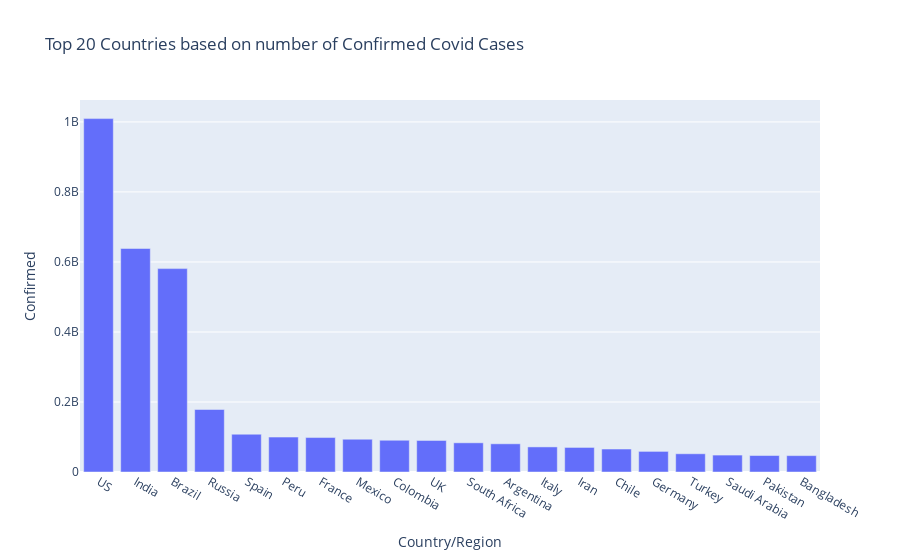

This figure's notebook cell:
### Code cell
#calculating the sum of all Confirmed Cases in each Country/Region
covidCases = pd.DataFrame(covid.groupby('Country/Region')['Confirmed'].sum()).reset_index()
#sorting the dataset in descending order on the basis of number of Confirmed cases,i.e countries with the most Confirmed covid cases will be at the top
covidCases = covidCases.sort_values(by = 'Confirmed', ascending = False)

fig = px.bar(covidCases.iloc[:20], #plotting only the top 20 Countries
             x = 'Country/Region', y = 'Confirmed', title = 'Top 20 Countries based on number of Confirmed Covid Cases')
fig.show()

### Figure 1 — Plotly figure (JSON) as saved in the notebook; plotly's stock layout.template omitted (floating-point values rounded to 4 significant figures)
{"data": [{"alignmentgroup": "True", "hovertemplate": "Country/Region=%{x}<br>Confirmed=%{y}<extra></extra>", "legendgroup": "", "marker": {"color": "#636efa", "pattern": {"shape": ""}}, "name": "", "offsetgroup": "", "orientation": "v", "showlegend": false, "textposition": "auto", "type": "bar", "x": ["US", "India", "Brazil", "Russia", "Spain", "Peru", "France", "Mexico", "Colombia", "UK", "South Africa", "Argentina", "Italy", "Iran", "Chile", "Germany", "Turkey", "Saudi Arabia", "Pakistan", "Bangladesh"], "xaxis": "x", "y": [1009466764, 638438605, 580976288, 178519663, 107890675, 99758869, 98412495, 93597747, 90704030, 90070063, 83393182, 80557611, 71677980, 70147956, 65603247, 58856574, 52060609, 48327600, 47076710, 46761844], "yaxis": "y"}], "layout": {"barmode": "relative", "legend": {"tracegroupgap": 0}, "title": {"text": "Top 20 Countries based on number of Confirmed Covid Cases"}, "xaxis": {"anchor": "y", "domain": [0, 1], "title": {"text": "Country/Region"}}, "yaxis": {"anchor": "x", "domain": [0, 1], "title": {"text": "Confirmed"}}}}
